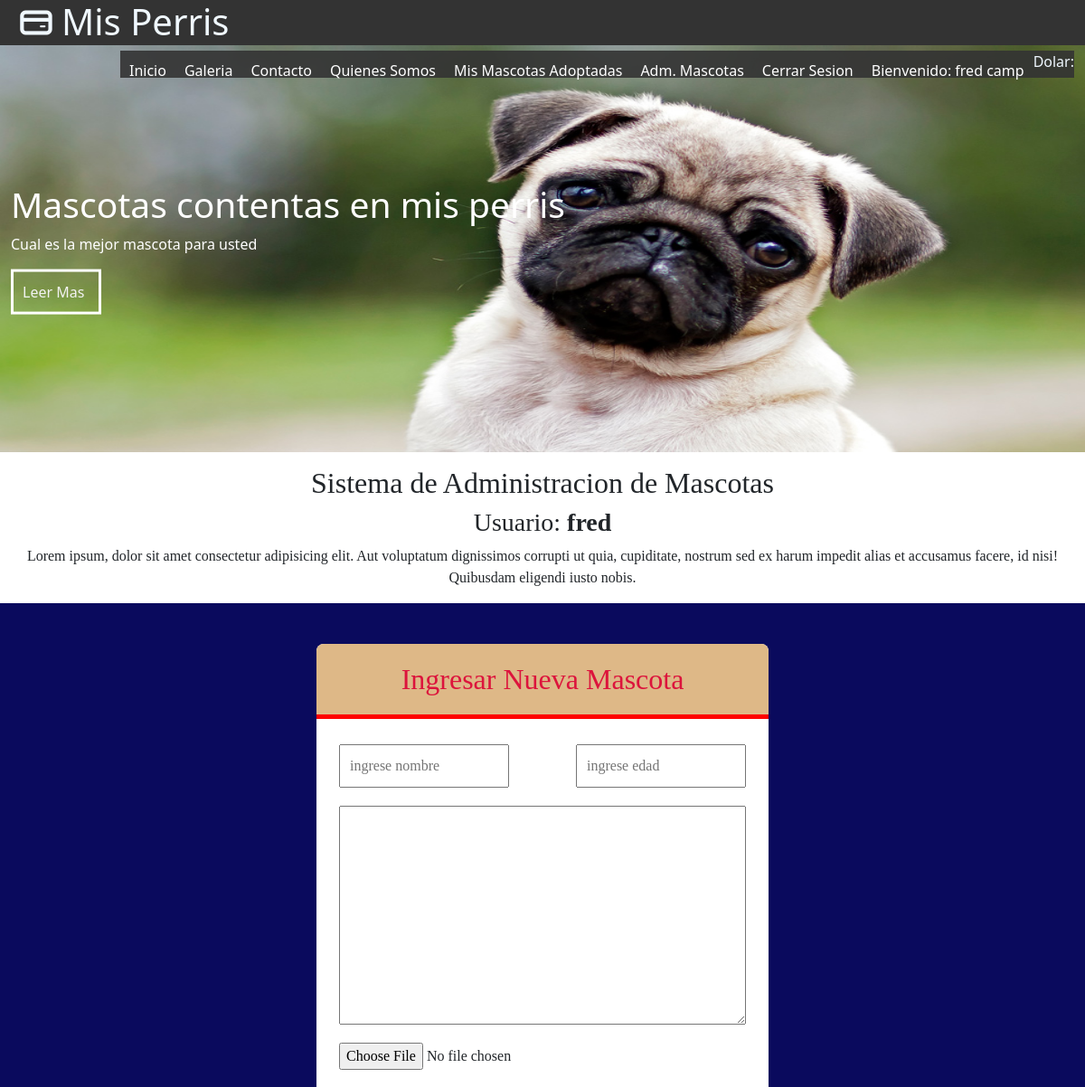
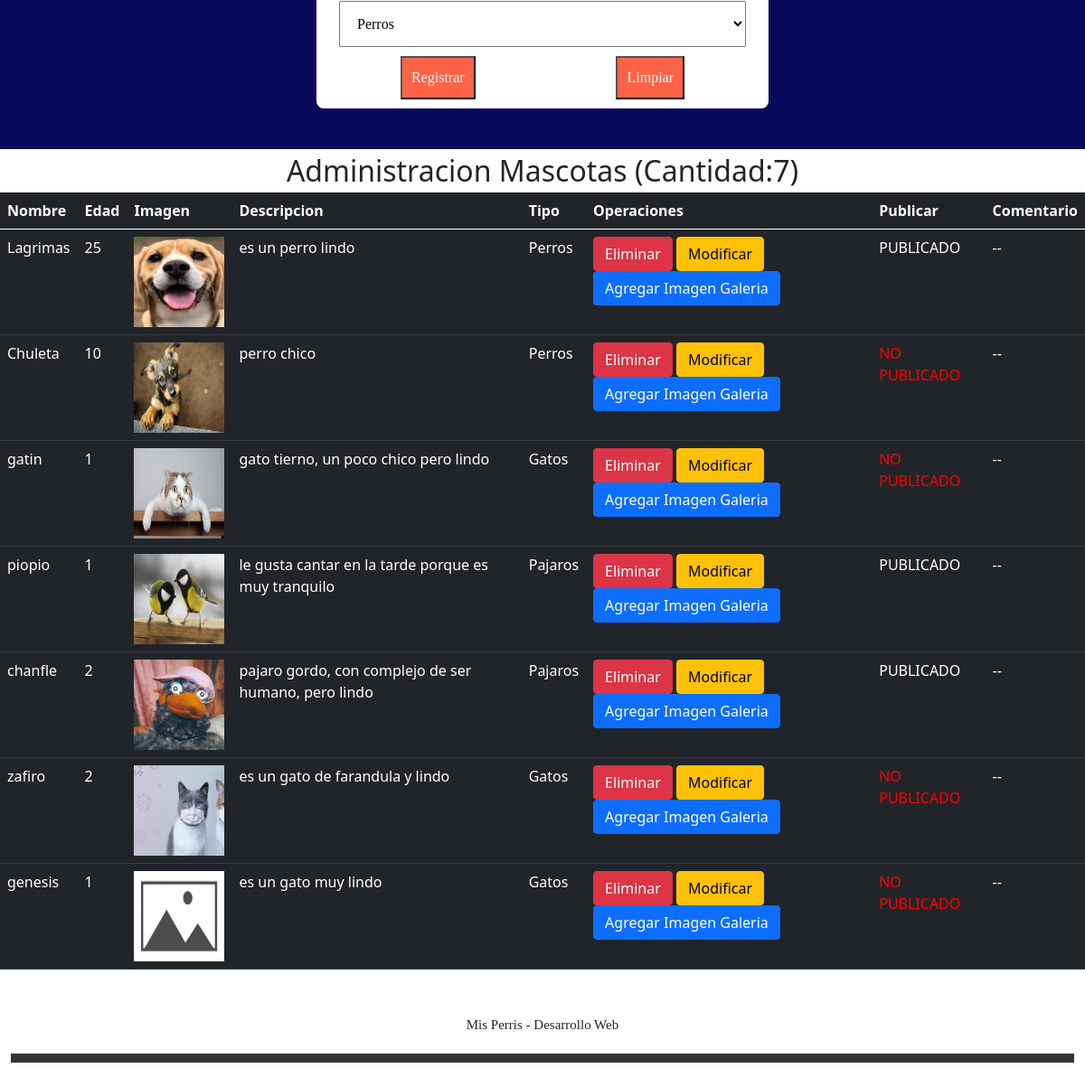
Page /registro/ (signed in) on the committed database (2 pictures, top to bottom).
### misPerris/models.py (models this page shows, shortened)
class Mascota(models.Model):
    nombre = models.CharField(primary_key=True,max_length=25)
    edad = models.IntegerField()
    descripcion = models.TextField()
    imagen = models.ImageField(upload_to='mascotas',default='mascotas/defecto.jpg')
    categoria = models.ForeignKey(Categoria, on_delete=models.CASCADE)
    publicar = models.BooleanField(default=False)
    comentario = models.TextField(default='--')
    usuario = models.CharField(null=True,max_length=45)
    dueno = models.CharField(max_length=45,default='--')

class Categoria(models.Model):
    nombre = models.CharField(primary_key=True,max_length=25)
    annos = models.IntegerField()
    imagen = models.ImageField(upload_to='catego',null=True)

### misPerris/views.py (the view, shortened to what this page needs)
# urls.py: path('registro/',registro,name='REG'),
@login_required(login_url='/login/')
@permission_required('misPerris.add_mascota',login_url='/login/')
def registro(request):
    categorias = Categoria.objects.all() # select * from Categoria
    mensaje=""
    usuario = request.user.username # nombre del usuario
    mascotas = Mascota.objects.filter(usuario=usuario)
    cant = Mascota.objects.filter(usuario=usuario).count()
    context = {"categorias":categorias,"mensaje":mensaje,"mascotas":mascotas}
    context["cantidad"]=cant
    return render(request, "registro.html",context)

### misPerris/templates/registro.html (shortened to what this page needs)
{% extends "base.html" %}
{% load static %}
{% block css %}
<link rel="stylesheet" href="{% static 'css/formulario.css' %}">
<link href="https://cdn.jsdelivr.net/npm/bootstrap@5.0.1/dist/css/bootstrap.min.css" rel="stylesheet"
>
{% endblock css %}
{% block contenido %}
<section id="bienvenido">
    <h2>Sistema de Administracion de Mascotas</h2>
    <h3>Usuario: <b>{{user.username}}</b></h3>
    <p>Lorem ipsum, dolor sit amet consectetur adipisicing elit. Aut voluptatum dignissimos corrupti ut quia,
        cupiditate, nostrum sed ex harum impedit alias et accusamus facere, id nisi! Quibusdam eligendi iusto
        nobis.</p>
</section>
<section id="formulario">
    <form class="form-registro" enctype="multipart/form-data" action="{% url 'REG' %}" method="POST">
        <h2 class="form-titulo">Ingresar Nueva Mascota</h2>
        <div class="contenedor-input">
            <input class="col-chico" style="margin: 10px;" type="text" name="txtNombre" id="txtNombre"
                placeholder="ingrese nombre" required minlength="3" maxlength="50" pattern="[A-Za-z ]{3,50}"
                title="solo ingrese texto minimo 3 y maximo 50 caracteres">
            <input class="col-chico" style="margin: 10px;" type="number" name="txtEdad" id="txtEdad" required
                placeholder="ingrese edad">
            <textarea class="col-grande" style="margin: 10px;" name="txtDesc" id="txtDesc" cols="30"
                rows="10"></textarea>
            <input class="col-grande" type="file" name="txtImg" id="txtImg">
            <select class="col-grande" style="margin: 10px;padding: 15px;" name="cboCategoria" id="cboCategoria">
                {% for item in categorias %}
                <option>{{item.nombre}}</option>
                {% endfor %}
            </select>
            <input class="btn-registrar" type="submit" value="Registrar">
            <input class="btn-registrar" type="reset" value="Limpiar">
        </div>
    </form>
</section>
<div style="text-align: center;font-size: xx-large;">Administracion Mascotas (Cantidad:{{cantidad}})</div>
<div>
    <table class="table table-dark">
        <thead>
            <tr>
                <th>Nombre</th>
                <th>Edad</th>
                <th>Imagen</th>
                <th>Descripcion</th>
                <th>Tipo</th>
                <th>Operaciones</th>
                <th>Publicar</th>
                <th>Comentario</th>
            </tr>
        </thead>
        <tbody>
            {% for item in mascotas %}
            <tr>
                <td>{{item.nombre}}</td>
                <td>{{item.edad}}</td>
                <td>
                    <img src="{{item.imagen.url}}" alt="" width="100px" height="100px">
                </td>
                <td>{{item.descripcion}}</td>
                <td>{{item.categoria.nombre}}</td>
                <td>
                    <button class="btn btn-danger" onclick="eliminar('{{item.nombre}}')">Eliminar</button>
                    <button class="btn btn-warning" onclick="modificar('{{item.nombre}}')">Modificar</button>
                    <button class="btn btn-primary" onclick="galeria('{{item.nombre}}')"
                    data-bs-toggle="modal" data-bs-target="#exampleModal">Agregar Imagen Galeria</button>
                </td>
                <td>
                    {% if item.publicar %}
                    PUBLICADO
                    {% else %}
                    <div style="color: red;">NO PUBLICADO</div>
                    {% endif %}
                </td>
                <td>
                    {{item.comentario}}
                </td>
            </tr>
            {% endfor %}
        </tbody>
    </table>
</div>
{% endblock contenido %}

### misPerris/templates/base.html (shortened to what this page needs)
{% load static %}
<!DOCTYPE html>
<html lang="en">
<head>
    <link rel="stylesheet" href="{% static 'css/estilos.css' %}">
    <link rel="stylesheet" href="{% static 'css/fontello.css' %}">
    {% block css %}
    {% endblock css %}
</head>
<body>
    <header>
        <div class="contenedor">
            <h1 class="icon-credit-card">Mis Perris</h1>
            <nav class="menu">
                <a href="{% url 'IND' %}">Inicio</a>
                <a href="{% url 'GALE' %}">Galeria</a>
                <a href="{% url 'CONT' %}">Contacto</a>
                <a href="{% url 'QUIEN' %}">Quienes Somos</a>
                {% if user.is_authenticated %}
                    <a href="{% url 'ADMINUSUARIO' %}">Mis Mascotas Adoptadas</a>
                    <a href="{% url 'REG' %}">Adm. Mascotas</a>
                    <a href="{% url 'CERRAR' %}">Cerrar Sesion</a>
                    <a href="">Bienvenido: {{user.first_name}} {{user.last_name}}</a>
                {% else %}
                    <a href="{% url 'LOGIN' %}">Login</a>
                    <a href="{% url 'FORMU' %}">Registrar Usuario</a>
                {% endif %}
                Dolar: <div id="valor_dolar" style="color: red;"> </div>
            </nav>
        </div>
    </header>
    <main>
        <section id="banner">
            <img src="{% static 'img/perro2.jpg' %}" alt="">
            <div class="contenedor">
                <h2>Mascotas contentas en mis perris</h2>
                <p>Cual es la mejor mascota para usted</p>
                <a href="">Leer Mas</a>
            </div>
        </section>
    {% block contenido %}
    {% endblock contenido %}
    </main>
    <footer>
        <div class="contenedor">
            <p>Mis Perris - Desarrollo Web</p>
        </div>
    </footer>
</body>
</html>

### misPerris/static/css/estilos.css (style rules this page uses)
* { margin: 0; padding: 0; }
header { width: 100%; height: 50px; background: #333; color: aliceblue; top: 0; left: 0; position: fixed; z-index: 100; }
h1 { float: left; }
.contenedor { width: 98%; margin: auto; }
footer { font-family: cursive; text-align: center; font-size: 15px; height: 100px; }
footer .contenedor { margin-top: 50px; border-bottom: solid 10px #333; }
footer .contenedor p { margin-bottom: 20px; }

### misPerris/static/css/formulario.css (style rules this page uses)
#formulario { background: rgb(10, 10, 93); padding: 45px; font-family: cursive; }
.form-titulo { background: burlywood; padding: 20px; text-align: center; color: crimson; border-bottom: solid 5px red; border-radius: 8px 8px 0px 0px; }
.form-registro { width: 95%; margin:auto; max-width: 500px; background: white; border-radius: 8px; }
.contenedor-input { padding: 10px 15px; display: flex; flex-wrap: wrap; justify-content: space-between; }
input { padding: 10px; margin-bottom: 10px; }
.col-chico { width: 40%; }
.col-grande { width: 100%; }
.btn-registrar { background: tomato; color: white; margin:auto; }

### misPerris/static/css/menu.css (style rules this page uses)
.menu { position: absolute; top: 50px; left: 0px; width: 100%; height: 100vh; background: rgb(51, 51, 51,0.9); transform: translateX(-100%); transition: 1.5s; }
.menu a { display: block; color: white; height: 30px; padding: 10px; text-decoration: none; border-bottom: solid 1px rgb(255, 255, 255,0.3); }
@media (min-width:1024px) { .menu { position: static; width: auto; height: auto; float: right; display: flex; transform: translateX(0%); } }
@media (min-width:1024px) { .menu a { border-bottom: none; } }

### misPerris/static/css/banner.css (style rules this page uses)
#banner { margin-top: 50px; position: relative; }
#banner img { width: 100%; height: 450px; }
#banner .contenedor { position: absolute; top: 50%; left: 50%; transform: translateX(-50%) translateY(-50%); color: white; }
#banner h2 { font-size: 39px; }
#banner a { display: block; text-decoration: none; width: 100px; border: solid 3px white; padding: 10px; margin-top: 10px; color:rgb(243, 243, 243) }

### misPerris/static/css/bienvenido.css (style rules this page uses)
#bienvenido { text-align: center; margin-top: 15px; margin-bottom: 15px; font-family: Cambria, Cochin, Georgia, Times, 'Times New Roman', serif; }

### rows in the picture
Mascota: nombre "Lagrimas", edad "25", imagen (picture), descripcion "es un perro lindo", categoria.nombre "Perros", publicar "PUBLICADO", comentario "--"
Mascota: nombre "Chuleta", edad "10", imagen (picture), descripcion "perro chico", categoria.nombre "Perros", publicar "NO PUBLICADO", comentario "--"
Mascota: nombre "gatin", edad "1", imagen (picture), descripcion "gato tierno, un poco chico pero lindo", categoria.nombre "Gatos", publicar "NO PUBLICADO", comentario "--"
Mascota: nombre "piopio", edad "1", imagen (picture), descripcion "le gusta cantar en la tarde porque es muy tranquilo", categoria.nombre "Pajaros", publicar "PUBLICADO", comentario "--"
Mascota: nombre "chanfle", edad "2", imagen (picture), descripcion "pajaro gordo, con complejo de ser humano, pero lindo", categoria.nombre "Pajaros", publicar "PUBLICADO", comentario "--"
Mascota: nombre "zafiro", edad "2", imagen (picture), descripcion "es un gato de farandula y lindo", categoria.nombre "Gatos", publicar "NO PUBLICADO", comentario "--"
Mascota: nombre "genesis", edad "1", imagen (picture), descripcion "es un gato muy lindo", categoria.nombre "Gatos", publicar "NO PUBLICADO", comentario "--"

### other values in the picture
{{ user.first_name }} "fred"
{{ user.last_name }} "camp"
{{ user.username }} "fred"
{{ cantidad }} "7"
form field cboCategoria "Perros"
